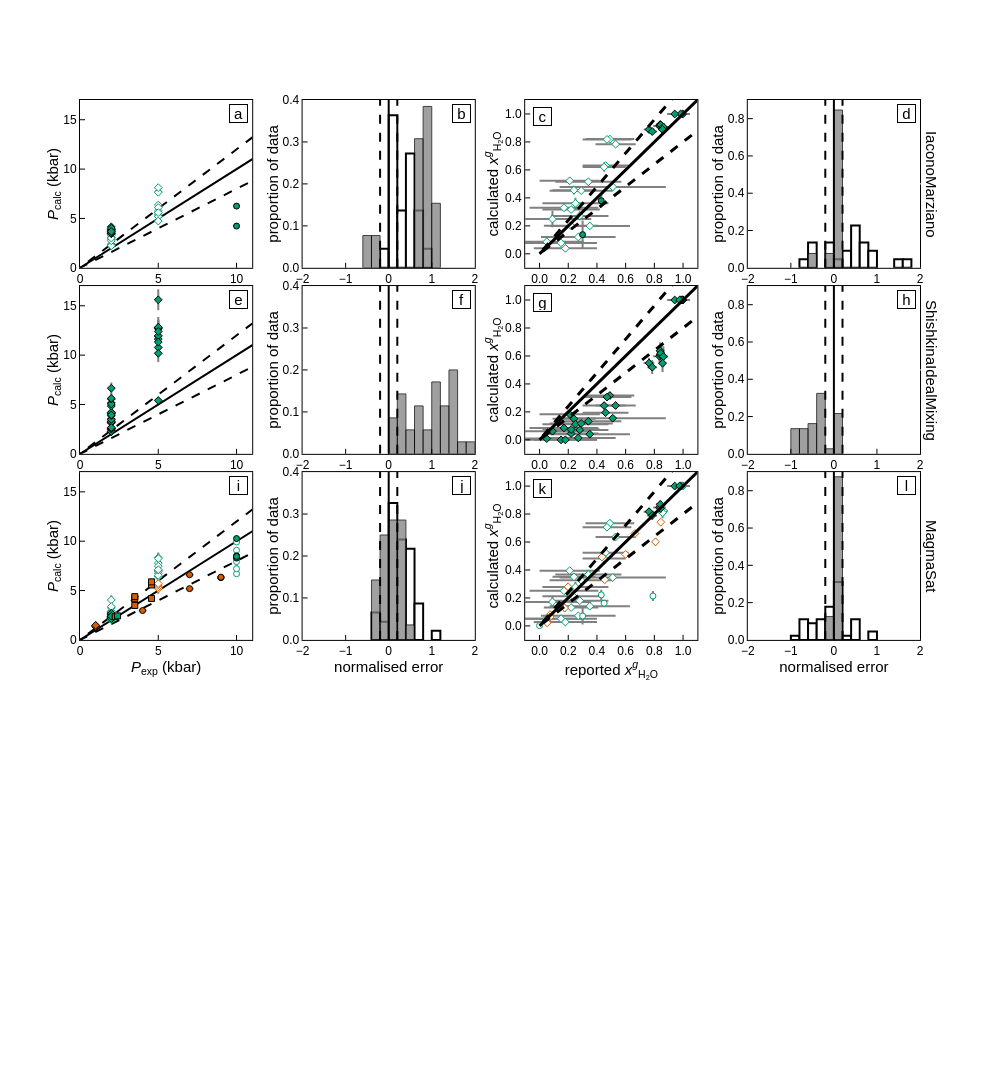

The notebook cell this image was saved under:
### Markdown cell above
### For different compositions

#### Intermediate

### Code cell
max_row = 5
max_col = 4

fig = make_subplots(rows=max_row, cols=max_col,
                   shared_yaxes = False, shared_xaxes = False,
                   vertical_spacing=0.02, horizontal_spacing=0.06)#,
                   #subplot_titles=('VESIcal-Dixon','VESIcal-ShishkinaIdealMixing','VESIcal-IaconoMarziano','VESIcal-Liu','VESIcal-MagmaSat'))

#fig.update_annotations(yshift=10)



r=0
for model in ['IaconoMarziano','ShishkinaIdealMixing','MagmaSat']:
    dataset = eval(model)
    dataset = dataset[(dataset['Composition']=='Andesite') | (dataset['Composition']=='Dacite')]
    r = r+1

    #Pexp-Pcalc
    c = 1
    fig.add_trace(go.Scatter(mode="lines", x=[0,10000], y = [0,10000], 
                            showlegend=False,line_color = 'black',line_width=2.), row = r, col = c)
    fig.add_trace(go.Scatter(mode="lines", x=[10000,0,10000], y = [8000,0,12000], 
                            showlegend=False,line_color = 'black',line_width=2.,line_dash='dash'), row = r, col = c)
    data = dataset[dataset['calib_'+model]=='Y']
    fig.add_trace(go.Scatter(mode = "markers", x=data['P_bar']/1000., y=data['P_bar model']/1000., showlegend=False,
                            error_x=dict(type='data', array=data['P_bar sd']/1000.,visible=True,width=0,color='grey'),
                            error_y=dict(type='data', array=data["P_bar sd model"]/1000.,visible=True,width=0,color='grey'),
                            marker=dict(symbol=data["Symbol"], color='white', line_color=data['Colour'], size=6., line_width=1)), row = r, col = c)
    data = dataset[dataset['calib_'+model]=='N']
    fig.add_trace(go.Scatter(mode = "markers", x=data['P_bar']/1000., y=data['P_bar model']/1000., showlegend=False,
                            error_x=dict(type='data', array=data['P_bar sd']/1000.,visible=True,width=0,color='grey'),
                            error_y=dict(type='data', array=data["P_bar sd model"]/1000.,visible=True,width=0,color='grey'),
                            marker=dict(symbol=data["Symbol"], color=data['Colour'], line_color="black", size=6., line_width=1)), row = r, col = c)
    fig.update_yaxes(range = [0,17], dtick = 5, title = '<i>P</i><sub>calc</sub> (kbar)', row = r, col = c)
    fig.update_xaxes(range = [0,11], dtick = 5, row = r, col = c)
    fig.update_xaxes(title = '<i>P</i><sub>exp</sub> (kbar)', row = 3, col = c)
    fig.add_annotation(x=500, y=1800,text="a",showarrow=False, bordercolor = "black", bgcolor="white",
                    width=15, height=15,font=dict(color="black",size=15),textangle=0,  row = r, col = c)
    
    # histogram
    c=2
    fig.add_trace(go.Scatter(mode="lines", x=[0,0], y = [0,1], 
                            showlegend=False,line_color = 'black',line_width=2.), row = r, col = c)
    fig.add_trace(go.Scatter(mode="lines", x=[0.2,0.2], y = [0,1], 
                            showlegend=False,line_color = 'black',line_width=2.,line_dash='dash'), row = r, col = c)
    fig.add_trace(go.Scatter(mode="lines", x=[-0.2,-0.2], y = [0,1], 
                            showlegend=False,line_color = 'black',line_width=2.,line_dash='dash'), row = r, col = c)
    data = dataset[dataset['calib_'+model]=='N']
    hist = ((data['P_bar model']-data['P_bar'])/data['P_bar'])
    trace2 = go.Histogram(x=hist, histnorm = 'probability', xbins=dict(start=-2, end=2, size=0.2), marker_color='grey', marker_opacity=0.75, marker_line_color='black', marker_line_width=1.)
    data = dataset[dataset['calib_'+model]=='Y']
    hist = ((data['P_bar model']-data['P_bar'])/data['P_bar'])
    trace1 = go.Histogram(x=hist, histnorm = 'probability', xbins=dict(start=-2, end=2, size=0.2), marker_color='white', marker_line_color='black', marker_line_width=2.)
    fig.add_trace(trace1, r,c)
    fig.add_trace(trace2, r,c)
    fig.update_layout(barmode='overlay')
    fig.update_xaxes(range=(-2,2), row=r, col=c)
    fig.update_xaxes(title = 'normalised error', row=3, col=c)
    fig.update_yaxes(range=(0,0.4), title='proportion of data', tickformat='.1f', row=r, col=c)

    #xH2O
    c = 3
    data = dataset[dataset['calib_'+model]=='Y']
    fig.add_trace(go.Scatter(mode = "markers", x=data['XH2Of'], y=data['xgH2O model'], showlegend=False,
                            error_x=dict(type='data', array=data['XH2Of sd'],visible=True,width=0,color='grey'),
                            error_y=dict(type='data', array=data["xgH2O sd model"],visible=True,width=0,color='grey'),
                            marker=dict(symbol=data["Symbol"], color='white', line_color=data['Colour'], size=6., line_width=1)), row = r, col = c)
    data = dataset[dataset['calib_'+model]=='N']
    fig.add_trace(go.Scatter(mode = "markers", x=data['XH2Of'], y=data['xgH2O model'], showlegend=False,
                            error_x=dict(type='data', array=data['XH2Of sd'],visible=True,width=0,color='grey'),
                            error_y=dict(type='data', array=data["xgH2O sd model"],visible=True,width=0,color='grey'),
                            marker=dict(symbol=data["Symbol"], color=data['Colour'], line_color="black", size=6., line_width=1)), row = r, col = c)
    fig.add_trace(go.Scatter(mode="lines", x=[0,10000], y = [0,10000], 
                            showlegend=False,line_color = 'black',line_width=3.), row = r, col = c)
    fig.add_trace(go.Scatter(mode="lines", x=[10000,0,10000], y = [8000,0,12000], 
                            showlegend=False,line_color = 'black',line_width=3.,line_dash='dash'), row = r, col = c)
    fig.update_yaxes(range = [-0.1,1.1], dtick = 0.2, tickformat='.1f', title = 'calculated <i>x<sup>g</sup></i><sub>H<sub>2</sub>O<sub>', row = r, col = c)
    fig.update_xaxes(range = [-0.1,1.1], dtick = 0.2, tickformat='.1f', row = r, col = c)
    fig.update_xaxes(title = 'reported <i>x<sup>g</sup></i><sub>H<sub>2</sub>O<sub>', row = 3, col = c)
    fig.add_annotation(x=500, y=1800,text="a",showarrow=False, bordercolor = "black", bgcolor="white",
                    width=15, height=15,font=dict(color="black",size=15),textangle=0,  row = r, col = c)

    #histogram
    c=4
    fig.add_trace(go.Scatter(mode="lines", x=[0,0], y = [0,1], 
                            showlegend=False,line_color = 'black',line_width=2.), row = r, col = c)
    fig.add_trace(go.Scatter(mode="lines", x=[0.2,0.2], y = [0,1], 
                            showlegend=False,line_color = 'black',line_width=2.,line_dash='dash'), row = r, col = c)
    fig.add_trace(go.Scatter(mode="lines", x=[-0.2,-0.2], y = [0,1], 
                            showlegend=False,line_color = 'black',line_width=2.,line_dash='dash'), row = r, col = c)
    data = dataset[dataset['calib_'+model]=='N']
    hist = (data['xgH2O model']-data['XH2Of'])/data['XH2Of']
    trace2 = go.Histogram(x=hist, histnorm = 'probability', xbins=dict(start=-2, end=2, size=0.2), marker_color='grey', marker_opacity = 0.75, marker_line_color='black', marker_line_width=1.)
    data = dataset[dataset['calib_'+model]=='Y']
    hist = (data['xgH2O model']-data['XH2Of'])/data['XH2Of']
    trace1 = go.Histogram(x=hist, histnorm = 'probability', xbins=dict(start=-2, end=2, size=0.2), marker_color='white', marker_line_color='black', marker_line_width=2.)
    fig.add_trace(trace1, r,c)
    fig.add_trace(trace2, r,c)
    fig.update_layout(barmode='overlay')
    fig.update_xaxes(range=(-2,2), row=r, col=c)
    fig.update_xaxes(title = 'normalised error', row=3, col=c)
    fig.update_yaxes(range=(0,0.9), title='proportion of data', tickformat='.1f', row=r, col=c)

    fig.add_annotation(x=2, y=0.45, ax=11, ay=0,text=model,showarrow=True, arrowcolor='white',
               font=dict(color="black",size=15),textangle=90,  row = r, col = 4)

r=0    
for x in ['a','e','i']:
    r=r+1
    fig.add_annotation(x=0.92*11, y=0.92*17,text=x,showarrow=False, bordercolor = "black", bgcolor="white",
                    width=15, height=15,font=dict(color="black",size=15),textangle=0,  row = r, col = 1)
r=0    
for x in ['b','f','j']:
    r=r+1
    fig.add_annotation(x=(4*0.92)-2, y=0.92*0.4,text=x,showarrow=False, bordercolor = "black", bgcolor="white",
                    width=15, height=15,font=dict(color="black",size=15),textangle=0,  row = r, col = 2)
r=0    
for x in ['c','g','k']:
    r=r+1
    fig.add_annotation(x=0.02, y=0.98,text=x,showarrow=False, bordercolor = "black", bgcolor="white",
                    width=15, height=15,font=dict(color="black",size=15),textangle=0,  row = r, col = 3)
r=0    
for x in ['d','h','l']:
    r=r+1
    fig.add_annotation(x=(4*0.92)-2, y=0.9*0.92,text=x,showarrow=False, bordercolor = "black", bgcolor="white",
                    width=15, height=15,font=dict(color="black",size=15),textangle=0,  row = r, col = 4)
    
fig.update_layout(height=1200, width=1000, plot_bgcolor='rgb(255,255,255)' , showlegend = False)

fig.update_xaxes(showline=True, linewidth=1, linecolor='black', mirror=True, 
                 ticks="inside", ticklen=5, title_standoff = 0, tickcolor="black",
                 title_font=dict(size=15, family='Helvetica', color='black'), 
                 tickfont=dict(family='Helvetica', color='black', size=12))
fig.update_yaxes(showline=True, linewidth=1, linecolor='black', mirror=True, 
                 ticks="inside", ticklen=5, title_standoff = 0, tickcolor="black",
                title_font=dict(size=15, family='Helvetica', color='black'), 
                 tickfont=dict(family='Helvetica', color='black', size=12))

fig.update_layout(font_family="Helvetica",font_color="black")

fig.show()
